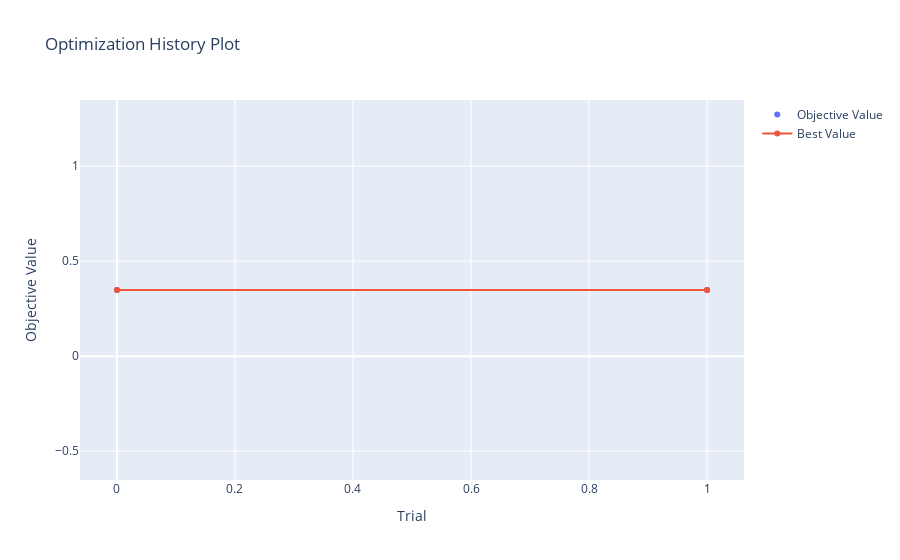

Source (notebook cell):
### Code cell
fig = plot_optimization_history(study)
display(fig)

try:
    fig = plot_param_importances(study)
    display(fig)
except RuntimeError:
    1 == 1

best_params = study.best_params
display(best_params)

best_model = instantiate_model(study.best_trial)
best_model.save_model("best_tuned_model")
cv_model(best_model, X, y)

### Figure 1 — Plotly figure (JSON) as saved in the notebook; plotly's stock layout.template omitted (floating-point values rounded to 4 significant figures)
{"data": [{"mode": "markers", "name": "Objective Value", "type": "scatter", "x": [0, 1], "y": [0.3485, 0.3485]}, {"name": "Best Value", "type": "scatter", "x": [0, 1], "y": [0.3485, 0.3485]}], "layout": {"title": {"text": "Optimization History Plot"}, "xaxis": {"title": {"text": "Trial"}}, "yaxis": {"title": {"text": "Objective Value"}}}}
